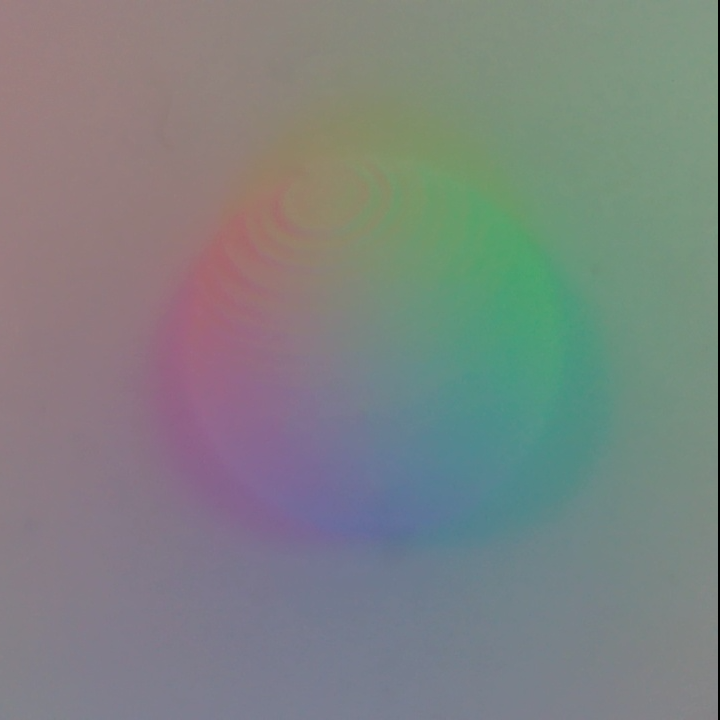
#> input picture img/set1/ball_light.jpg, 720 x 720 px, found by its file name
$ python mask.py
#> lines starting #> are read from the running program, lines starting #| are printed output that depends on the picture; after the words box and inside, x2 and y2 are one past the last pixel; in counts of white or black regions, pixels touching at a corner belong together
import cv2
import numpy as np
from matplotlib import pyplot as plt
from mpl_toolkits.mplot3d import Axes3D
from scipy.ndimage.filters import gaussian_filter

img = cv2.imread('./img/ball_light.jpg')
#> img is the input picture: shape (720, 720, 3); mean B, G, R 129.1, 130.7, 125
img = cv2.GaussianBlur(img,(7,7),0)
bg_img = cv2.imread('./img/background_light.jpg')
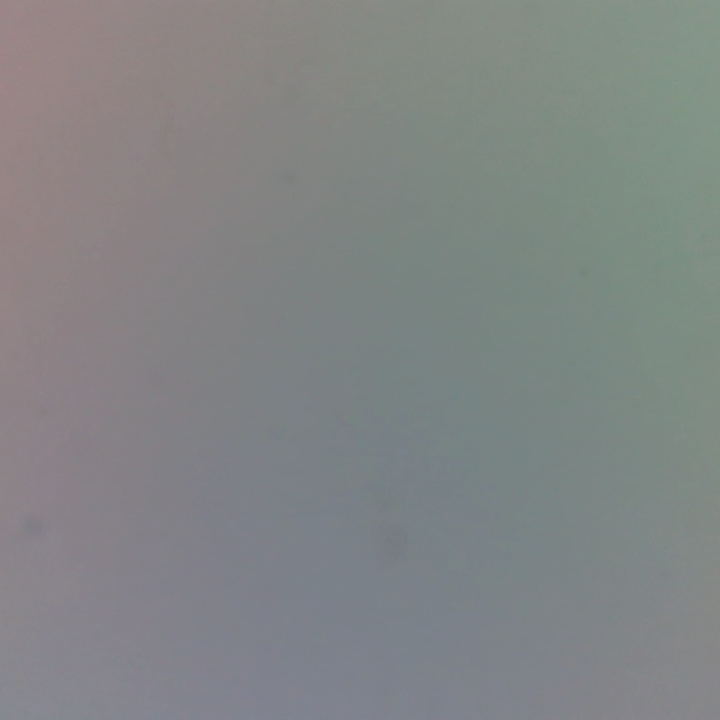
#> input picture img/set1/background_light.jpg, 720 x 720 px, found by its file name
#> bg_img is the input picture: shape (720, 720, 3); mean B, G, R 133.3, 133.1, 129.6
bg_img = cv2.GaussianBlur(bg_img,(7,7),0)
height, width = img.shape[0:2]
#> height = 720; width = 720
'''
dot_threshold = 1.5
mask = np.greater(np.sum(bg_img, axis = 2), dot_threshold).astype(float)
kernel = np.ones((5,5),np.uint8)
mask = cv2.erode(mask, kernel, iterations = 2)
'''
'''
plt.subplot(121),plt.imshow(img),plt.title('original')
plt.xticks([]), plt.yticks([])
'''
diff = np.zeros([width, height, 3],dtype=int)
for x in range(0, width):
    for y in range(0, height):
        diff[x][y][0] = int(img[y][x][0]) - int(bg_img[y][x][0])
        #if (diff[x][y][0] < 0):
            #diff[x][y][0] = 0
        diff[x][y][1] = int(img[y][x][1]) - int(bg_img[y][x][1])
        if (diff[x][y][1] < 0):
            diff[x][y][1] = 0
        diff[x][y][2] = int(img[y][x][2]) - int(bg_img[y][x][2])
        if (diff[x][y][2] < 0):
            diff[x][y][2] = 0
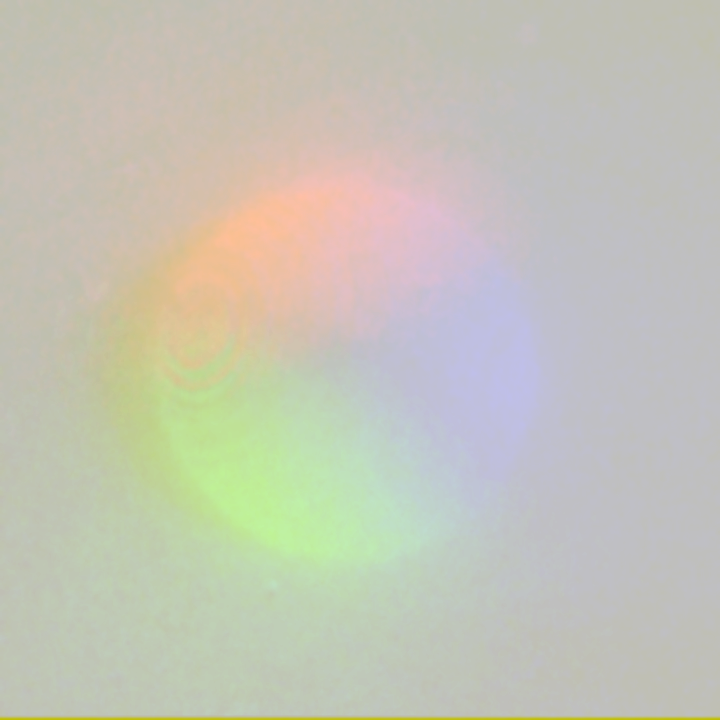
#> diff: shape (720, 720, 3) int64; mean B, G, R -4.2, 2.9, 3.1; drawn with min black and max white
diff_r = diff[:,:,0]
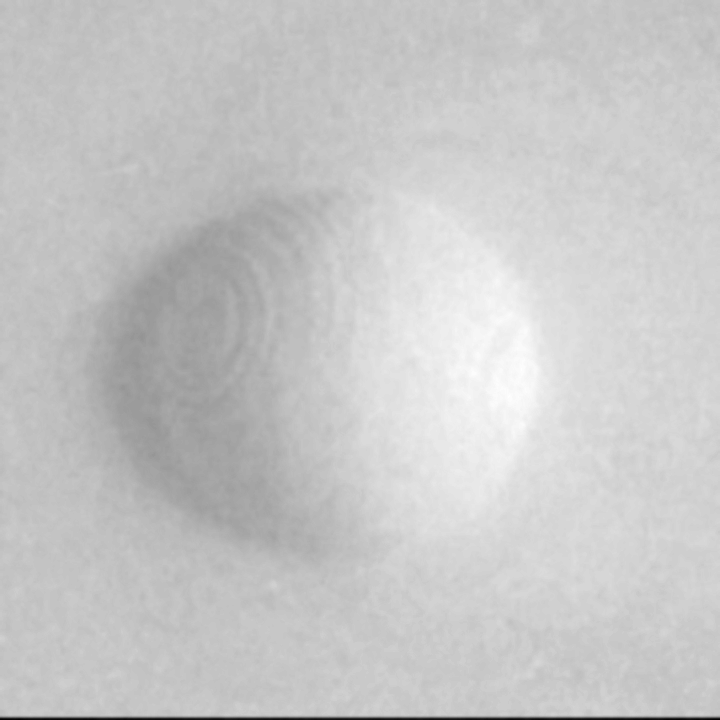
#> diff_r: shape (720, 720) int64; min -102, max 23, mean -4.2; drawn with min black and max white
diff_t = np.zeros([width, height],dtype=int)
for x in range(0, width):
    for y in range(0, height):
        diff_t[x][y] = diff[x][y][0] + diff[x][y][1] + diff[x][y][2]
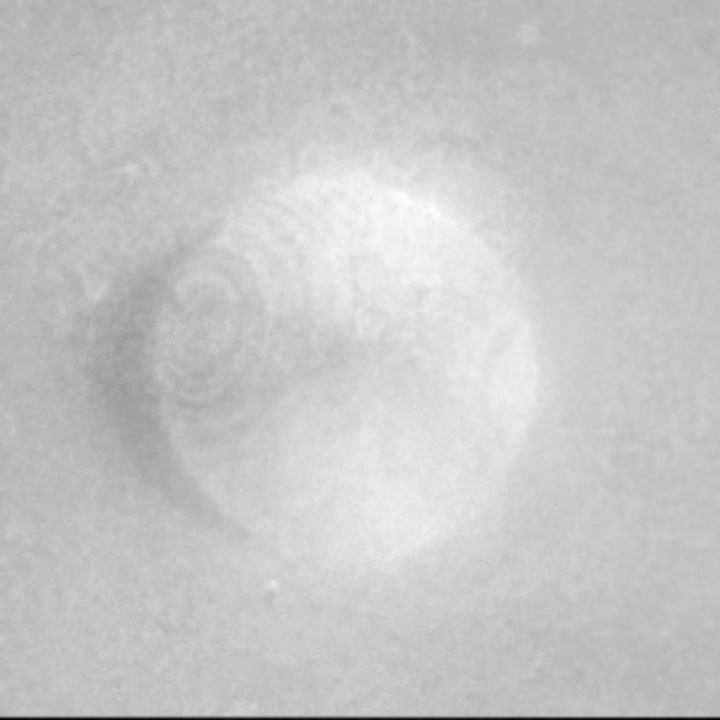
#> diff_t: shape (720, 720) int64; min -102, max 31, mean 1.8; drawn with min black and max white

diff_t = gaussian_filter(diff_t, sigma = 5)
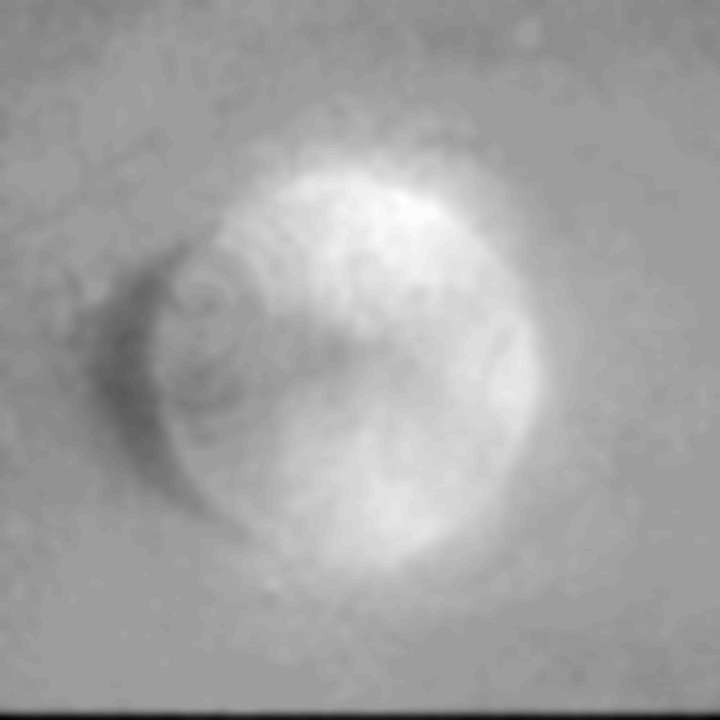
#> diff_t: shape (720, 720) int64; min -42, max 26, mean 1.8; drawn with min black and max white

mask1 = (diff_t > 5).astype('uint8')
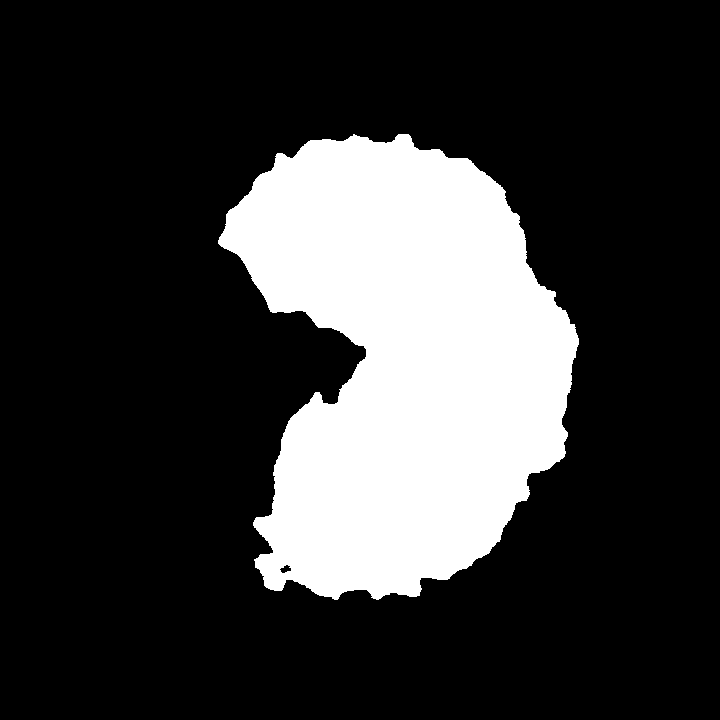
#> mask1: shape (720, 720); values 0 (black) and 1 (white), 21.6% white; 1 white region, box (x1, y1, x2, y2) and area: (218, 134, 579, 600) 112175

fig = plt.figure(figsize = (8,8), dpi = 80)
ax = Axes3D(fig, auto_add_to_figure = False)

# print(diff.shape[0:2])

x = np.arange(0, height, 1)
#> x = 720 values from 0 to 719
y = np.arange(0, width, 1)
#> y = 720 values from 0 to 719
x, y = np.meshgrid(x, y)
#ax = fig.add_subplot(1, 1, 1, projection='3d') # first plot
#fig.add_axes(ax)
# ax.plot_surface(x, y, diff_t, rstride = 10, cstride = 10, cmap = plt.get_cmap('rainbow'))
#ax.contourf(x, y, diff_r, zdir = 'z', offset = -1, cmap = 'rainbow') # draw isoheight
plt.xlabel('x')
plt.ylabel('y')
plt.title("relative intensity (Red)")
plt.imshow(diff_r, origin='lower', extent=[0, width, 0, height])
plt.colorbar()
plt.show()
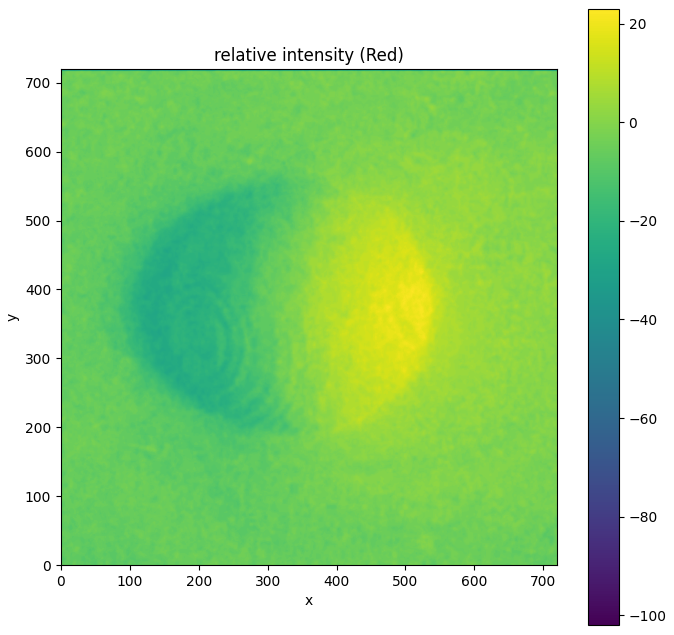
#> figure drawn by matplotlib, 2 panels
# [8 lines of commented-out code are left out]
'''
# mask = np.logical_and(diff_R, diff_G, diff_B).astype(float)
mask = np.expand_dims(mask, 2)
mask = np.tile(mask, [1, 1, 3])
mask = img * mask
plt.subplot(122),plt.imshow(diff_R),plt.title('modified')
plt.colorbar()
plt.xticks([]), plt.yticks([])
plt.show()
'''
